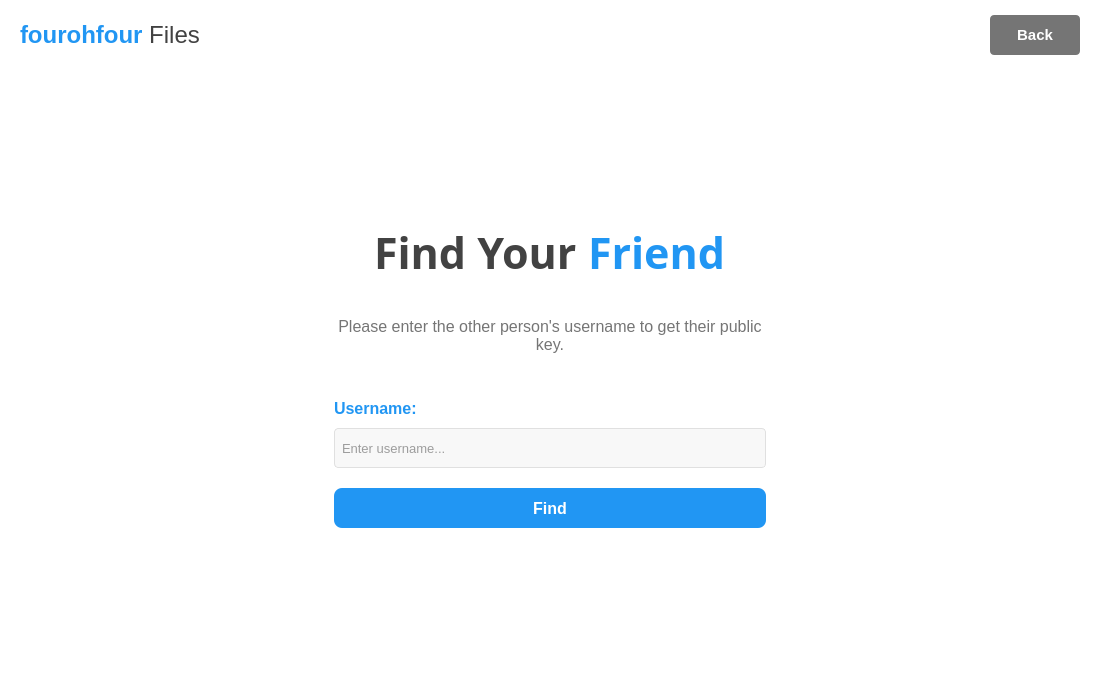
<?xml version="1.0" encoding="UTF-8"?>
<ui version="4.0">
 <class>VerifyPage</class>
 <widget class="QWidget" name="VerifyPage">
  <property name="geometry">
   <rect>
    <x>0</x>
    <y>0</y>
    <width>1100</width>
    <height>700</height>
   </rect>
  </property>
  <property name="minimumSize">
   <size>
    <width>1100</width>
    <height>700</height>
   </size>
  </property>
  <property name="maximumSize">
   <size>
    <width>1100</width>
    <height>700</height>
   </size>
  </property>
  <property name="windowTitle">
   <string>fourohfour Files - Verify</string>
  </property>
  <property name="styleSheet">
   <string notr="true">background-color: white; /* White background for the main widget */</string>
  </property>
  <layout class="QVBoxLayout" name="mainLayoutForStackedWidget">
   <property name="spacing">
    <number>0</number>
   </property>
   <property name="leftMargin">
    <number>0</number>
   </property>
   <property name="topMargin">
    <number>0</number>
   </property>
   <property name="rightMargin">
    <number>0</number>
   </property>
   <property name="bottomMargin">
    <number>0</number>
   </property>
   <item>
    <widget class="QStackedWidget" name="contentStackedWidget">
     <property name="styleSheet">
      <string notr="true"/>
     </property>
     <widget class="QWidget" name="pageFindFriend">
      <property name="styleSheet">
       <string notr="true">background-color: white;</string>
      </property>
      <layout class="QVBoxLayout" name="pageFindFriendLayout">
       <property name="spacing">
        <number>0</number>
       </property>
       <property name="leftMargin">
        <number>0</number>
       </property>
       <property name="topMargin">
        <number>0</number>
       </property>
       <property name="rightMargin">
        <number>0</number>
       </property>
       <property name="bottomMargin">
        <number>0</number>
       </property>
       <item>
        <widget class="QFrame" name="findFriend_headingBarFrame">
         <property name="minimumSize">
          <size>
           <width>0</width>
           <height>70</height>
          </size>
         </property>
         <property name="maximumSize">
          <size>
           <width>16777215</width>
           <height>70</height>
          </size>
         </property>
         <property name="styleSheet">
          <string notr="true">background-color: white;</string>
         </property>
         <property name="frameShape">
          <enum>QFrame::Shape::NoFrame</enum>
         </property>
         <layout class="QHBoxLayout" name="findFriend_headingBarLayout">
          <property name="spacing">
           <number>15</number>
          </property>
          <property name="leftMargin">
           <number>20</number>
          </property>
          <property name="topMargin">
           <number>0</number>
          </property>
          <property name="rightMargin">
           <number>20</number>
          </property>
          <property name="bottomMargin">
           <number>0</number>
          </property>
          <item>
           <widget class="QLabel" name="findFriend_appLogoLabel">
            <property name="text">
             <string>&lt;html&gt;&lt;head/&gt;&lt;body&gt;&lt;p&gt;&lt;span style=&quot; font-size:18pt; font-weight:600; color:#2196F3;&quot;&gt;fourohfour&lt;/span&gt;&lt;span style=&quot; font-size:18pt; color:#424242;&quot;&gt; Files&lt;/span&gt;&lt;/p&gt;&lt;/body&gt;&lt;/html&gt;</string>
            </property>
           </widget>
          </item>
          <item>
           <spacer name="findFriend_headingBarSpacer">
            <property name="orientation">
             <enum>Qt::Orientation::Horizontal</enum>
            </property>
            <property name="sizeHint" stdset="0">
             <size>
              <width>40</width>
              <height>20</height>
             </size>
            </property>
           </spacer>
          </item>
          <item>
           <widget class="QPushButton" name="findFriend_backButton">
            <property name="minimumSize">
             <size>
              <width>90</width>
              <height>40</height>
             </size>
            </property>
            <property name="font">
             <font>
              <pointsize>11</pointsize>
              <bold>true</bold>
             </font>
            </property>
            <property name="styleSheet">
             <string notr="true">QPushButton {
    background-color: #757575;
    color: white;
    border: none;
    border-radius: 4px;
}
QPushButton:hover {
    background-color: #616161;
}
QPushButton:pressed {
    background-color: #424242;
}</string>
            </property>
            <property name="text">
             <string>Back</string>
            </property>
           </widget>
          </item>
         </layout>
        </widget>
       </item>
       <item>
        <spacer name="findFriend_topVerticalSpacer">
         <property name="orientation">
          <enum>Qt::Orientation::Vertical</enum>
         </property>
         <property name="sizeHint" stdset="0">
          <size>
           <width>20</width>
           <height>40</height>
          </size>
         </property>
        </spacer>
       </item>
       <item>
        <layout class="QHBoxLayout" name="findFriend_contentHorizontalLayout">
         <item>
          <spacer name="findFriend_leftHorizontalSpacer">
           <property name="orientation">
            <enum>Qt::Orientation::Horizontal</enum>
           </property>
           <property name="sizeHint" stdset="0">
            <size>
             <width>40</width>
             <height>20</height>
            </size>
           </property>
          </spacer>
         </item>
         <item>
          <layout class="QVBoxLayout" name="findFriend_mainCardVerticalLayout">
           <property name="spacing">
            <number>25</number>
           </property>
           <property name="leftMargin">
            <number>30</number>
           </property>
           <property name="topMargin">
            <number>30</number>
           </property>
           <property name="rightMargin">
            <number>30</number>
           </property>
           <property name="bottomMargin">
            <number>30</number>
           </property>
           <item>
            <layout class="QHBoxLayout" name="findFriend_titleLayout">
             <property name="spacing">
              <number>0</number>
             </property>
             <item>
              <spacer name="findFriend_titleLeftSpacer">
               <property name="orientation">
                <enum>Qt::Orientation::Horizontal</enum>
               </property>
               <property name="sizeHint" stdset="0">
                <size>
                 <width>40</width>
                 <height>20</height>
                </size>
               </property>
              </spacer>
             </item>
             <item>
              <widget class="QLabel" name="findFriendTitleLabel">
               <property name="font">
                <font>
                 <family>Tw Cen MT</family>
                 <pointsize>32</pointsize>
                 <bold>true</bold>
                </font>
               </property>
               <property name="styleSheet">
                <string notr="true">color: #424242;</string>
               </property>
               <property name="text">
                <string>Find Your </string>
               </property>
              </widget>
             </item>
             <item>
              <widget class="QLabel" name="findFriendFriendLabel">
               <property name="font">
                <font>
                 <family>Tw Cen MT</family>
                 <pointsize>32</pointsize>
                 <bold>true</bold>
                </font>
               </property>
               <property name="styleSheet">
                <string notr="true">color: #2196F3;</string>
               </property>
               <property name="text">
                <string>Friend</string>
               </property>
              </widget>
             </item>
             <item>
              <spacer name="findFriend_titleRightSpacer">
               <property name="orientation">
                <enum>Qt::Orientation::Horizontal</enum>
               </property>
               <property name="sizeHint" stdset="0">
                <size>
                 <width>40</width>
                 <height>20</height>
                </size>
               </property>
              </spacer>
             </item>
            </layout>
           </item>
           <item>
            <spacer name="findFriend_cardTopSpacer">
             <property name="orientation">
              <enum>Qt::Orientation::Vertical</enum>
             </property>
             <property name="sizeHint" stdset="0">
              <size>
               <width>20</width>
               <height>10</height>
              </size>
             </property>
            </spacer>
           </item>
           <item>
            <widget class="QLabel" name="findFriendSubtitleLabel">
             <property name="font">
              <font>
               <pointsize>12</pointsize>
              </font>
             </property>
             <property name="styleSheet">
              <string notr="true">color: #757575;</string>
             </property>
             <property name="text">
              <string>Please enter the other person's username to get their public key.</string>
             </property>
             <property name="alignment">
              <set>Qt::AlignmentFlag::AlignCenter</set>
             </property>
             <property name="wordWrap">
              <bool>true</bool>
             </property>
            </widget>
           </item>
           <item>
            <spacer name="findFriend_instructSpacer">
             <property name="orientation">
              <enum>Qt::Orientation::Vertical</enum>
             </property>
             <property name="sizeHint" stdset="0">
              <size>
               <width>20</width>
               <height>20</height>
              </size>
             </property>
            </spacer>
           </item>
           <item>
            <layout class="QVBoxLayout" name="findFriendInputLayout">
             <property name="spacing">
              <number>10</number>
             </property>
             <item>
              <widget class="QLabel" name="usernameLabel">
               <property name="font">
                <font>
                 <pointsize>12</pointsize>
                 <bold>true</bold>
                </font>
               </property>
               <property name="styleSheet">
                <string notr="true">color: #2196F3;</string>
               </property>
               <property name="text">
                <string>Username:</string>
               </property>
               <property name="alignment">
                <set>Qt::AlignmentFlag::AlignLeading</set>
               </property>
              </widget>
             </item>
             <item>
              <widget class="QLineEdit" name="usernameLineEdit">
               <property name="minimumSize">
                <size>
                 <width>0</width>
                 <height>40</height>
                </size>
               </property>
               <property name="font">
                <font>
                 <pointsize>10</pointsize>
                </font>
               </property>
               <property name="styleSheet">
                <string notr="true">QLineEdit {
    border: 1px solid #E0E0E0;
    border-radius: 4px;
    background-color: #F8F8F8;
    color: #424242;
    padding: 5px;
}</string>
               </property>
               <property name="placeholderText">
                <string>Enter username...</string>
               </property>
              </widget>
             </item>
             <item>
              <spacer name="usernameInputSpacer">
               <property name="orientation">
                <enum>Qt::Orientation::Vertical</enum>
               </property>
               <property name="sizeHint" stdset="0">
                <size>
                 <width>20</width>
                 <height>10</height>
                </size>
               </property>
              </spacer>
             </item>
             <item>
              <widget class="QPushButton" name="findButton">
               <property name="minimumSize">
                <size>
                 <width>150</width>
                 <height>40</height>
                </size>
               </property>
               <property name="font">
                <font>
                 <pointsize>12</pointsize>
                 <bold>true</bold>
                </font>
               </property>
               <property name="styleSheet">
                <string notr="true">QPushButton {
    background-color: #2196F3;
    border: none;
    border-radius: 8px;
    color: white;
    padding: 10px 20px;
}
QPushButton:hover {
    background-color: #1976D2;
}
QPushButton:pressed {
    background-color: #1565C0;
}</string>
               </property>
               <property name="text">
                <string>Find</string>
               </property>
              </widget>
             </item>
            </layout>
           </item>
           <item>
            <spacer name="findFriend_buttonsTopSpacer">
             <property name="orientation">
              <enum>Qt::Orientation::Vertical</enum>
             </property>
             <property name="sizeHint" stdset="0">
              <size>
               <width>20</width>
               <height>20</height>
              </size>
             </property>
            </spacer>
           </item>
          </layout>
         </item>
         <item>
          <spacer name="findFriend_rightHorizontalSpacer">
           <property name="orientation">
            <enum>Qt::Orientation::Horizontal</enum>
           </property>
           <property name="sizeHint" stdset="0">
            <size>
             <width>40</width>
             <height>20</height>
            </size>
           </property>
          </spacer>
         </item>
        </layout>
       </item>
       <item>
        <spacer name="findFriend_bottomVerticalSpacer">
         <property name="orientation">
          <enum>Qt::Orientation::Vertical</enum>
         </property>
         <property name="sizeHint" stdset="0">
          <size>
           <width>20</width>
           <height>40</height>
          </size>
         </property>
        </spacer>
       </item>
      </layout>
     </widget>
     <widget class="QWidget" name="pageVerifyPublicKey">
      <property name="styleSheet">
       <string notr="true">background-color: white; /* Ensure background is applied to the page */</string>
      </property>
      <layout class="QVBoxLayout" name="pageVerifyPublicKeyLayout">
       <property name="spacing">
        <number>0</number>
       </property>
       <property name="leftMargin">
        <number>0</number>
       </property>
       <property name="topMargin">
        <number>0</number>
       </property>
       <property name="rightMargin">
        <number>0</number>
       </property>
       <property name="bottomMargin">
        <number>0</number>
       </property>
       <item>
        <widget class="QFrame" name="verify_headingBarFrame">
         <property name="minimumSize">
          <size>
           <width>0</width>
           <height>70</height>
          </size>
         </property>
         <property name="maximumSize">
          <size>
           <width>16777215</width>
           <height>70</height>
          </size>
         </property>
         <property name="styleSheet">
          <string notr="true">background-color: white;</string>
         </property>
         <property name="frameShape">
          <enum>QFrame::Shape::NoFrame</enum>
         </property>
         <layout class="QHBoxLayout" name="verify_headingBarLayout">
          <property name="spacing">
           <number>15</number>
          </property>
          <property name="leftMargin">
           <number>20</number>
          </property>
          <property name="topMargin">
           <number>0</number>
          </property>
          <property name="rightMargin">
           <number>20</number>
          </property>
          <property name="bottomMargin">
           <number>0</number>
          </property>
          <item>
           <widget class="QLabel" name="verify_appLogoLabel">
            <property name="text">
             <string>&lt;html&gt;&lt;head/&gt;&lt;body&gt;&lt;p&gt;&lt;span style=&quot; font-size:18pt; font-weight:600; color:#2196F3;&quot;&gt;fourohfour&lt;/span&gt;&lt;span style=&quot; font-size:18pt; color:#424242;&quot;&gt; Files&lt;/span&gt;&lt;/p&gt;&lt;/body&gt;&lt;/html&gt;</string>
            </property>
           </widget>
          </item>
          <item>
           <spacer name="verify_headingBarSpacer">
            <property name="orientation">
             <enum>Qt::Orientation::Horizontal</enum>
            </property>
            <property name="sizeHint" stdset="0">
             <size>
              <width>40</width>
              <height>20</height>
             </size>
            </property>
           </spacer>
          </item>
          <item>
           <widget class="QPushButton" name="verify_backButton">
            <property name="minimumSize">
             <size>
              <width>90</width>
              <height>40</height>
             </size>
            </property>
            <property name="font">
             <font>
              <pointsize>11</pointsize>
              <bold>true</bold>
             </font>
            </property>
            <property name="styleSheet">
             <string notr="true">QPushButton {
    background-color: #757575;
    color: white;
    border: none;
    border-radius: 4px;
}
QPushButton:hover {
    background-color: #616161;
}
QPushButton:pressed {
    background-color: #424242;
}</string>
            </property>
            <property name="text">
             <string>Back</string>
            </property>
           </widget>
          </item>
         </layout>
        </widget>
       </item>
       <item>
        <spacer name="verify_topVerticalSpacer">
         <property name="orientation">
          <enum>Qt::Orientation::Vertical</enum>
         </property>
         <property name="sizeHint" stdset="0">
          <size>
           <width>20</width>
           <height>40</height>
          </size>
         </property>
        </spacer>
       </item>
       <item>
        <layout class="QHBoxLayout" name="verify_contentHorizontalLayout">
         <item>
          <spacer name="verify_leftHorizontalSpacer">
           <property name="orientation">
            <enum>Qt::Orientation::Horizontal</enum>
           </property>
           <property name="sizeHint" stdset="0">
            <size>
             <width>40</width>
             <height>20</height>
            </size>
           </property>
          </spacer>
         </item>
         <item>
          <layout class="QVBoxLayout" name="verify_mainCardVerticalLayout">
           <property name="spacing">
            <number>25</number>
           </property>
           <property name="leftMargin">
            <number>30</number>
           </property>
           <property name="topMargin">
            <number>30</number>
           </property>
           <property name="rightMargin">
            <number>30</number>
           </property>
           <property name="bottomMargin">
            <number>30</number>
           </property>
           <item>
            <layout class="QHBoxLayout" name="verify_titleLayout">
             <property name="spacing">
              <number>0</number>
             </property>
             <item>
              <spacer name="verify_titleLeftSpacer">
               <property name="orientation">
                <enum>Qt::Orientation::Horizontal</enum>
               </property>
               <property name="sizeHint" stdset="0">
                <size>
                 <width>40</width>
                 <height>20</height>
                </size>
               </property>
              </spacer>
             </item>
             <item>
              <widget class="QLabel" name="verifyLabel">
               <property name="font">
                <font>
                 <family>Tw Cen MT</family>
                 <pointsize>32</pointsize>
                 <bold>true</bold>
                </font>
               </property>
               <property name="styleSheet">
                <string notr="true">color: #424242;</string>
               </property>
               <property name="text">
                <string>Verify</string>
               </property>
              </widget>
             </item>
             <item>
              <widget class="QLabel" name="nameLabel">
               <property name="font">
                <font>
                 <family>Tw Cen MT</family>
                 <pointsize>32</pointsize>
                 <bold>true</bold>
                </font>
               </property>
               <property name="styleSheet">
                <string notr="true">color: #2196F3;</string>
               </property>
               <property name="text">
                <string> Public Key</string>
               </property>
              </widget>
             </item>
             <item>
              <spacer name="verify_titleRightSpacer">
               <property name="orientation">
                <enum>Qt::Orientation::Horizontal</enum>
               </property>
               <property name="sizeHint" stdset="0">
                <size>
                 <width>40</width>
                 <height>20</height>
                </size>
               </property>
              </spacer>
             </item>
            </layout>
           </item>
           <item>
            <spacer name="verify_cardTopSpacer">
             <property name="orientation">
              <enum>Qt::Orientation::Vertical</enum>
             </property>
             <property name="sizeHint" stdset="0">
              <size>
               <width>20</width>
               <height>10</height>
              </size>
             </property>
            </spacer>
           </item>
           <item>
            <widget class="QLabel" name="instructLabel">
             <property name="font">
              <font>
               <pointsize>12</pointsize>
              </font>
             </property>
             <property name="styleSheet">
              <string notr="true">color: #757575;</string>
             </property>
             <property name="text">
              <string>Please upload your public key file to generate a hash
    of your key and the other person's public key to verify each other's identity.</string>
             </property>
             <property name="alignment">
              <set>Qt::AlignmentFlag::AlignCenter</set>
             </property>
             <property name="wordWrap">
              <bool>true</bool>
             </property>
            </widget>
           </item>
           <item>
            <spacer name="verify_instructSpacer">
             <property name="orientation">
              <enum>Qt::Orientation::Vertical</enum>
             </property>
             <property name="sizeHint" stdset="0">
              <size>
               <width>20</width>
               <height>20</height>
              </size>
             </property>
            </spacer>
           </item>
           <item>
            <layout class="QVBoxLayout" name="fileSelectionLayout">
             <property name="spacing">
              <number>10</number>
             </property>
             <item>
              <widget class="QLabel" name="hashOutputLabel">
               <property name="font">
                <font>
                 <pointsize>12</pointsize>
                 <bold>true</bold>
                </font>
               </property>
               <property name="styleSheet">
                <string notr="true">color: #2196F3;</string>
               </property>
               <property name="text">
                <string>Hash Output:</string>
               </property>
               <property name="alignment">
                <set>Qt::AlignmentFlag::AlignLeading</set>
               </property>
              </widget>
             </item>
             <item>
              <widget class="QLineEdit" name="displayLineEdit">
               <property name="minimumSize">
                <size>
                 <width>0</width>
                 <height>40</height>
                </size>
               </property>
               <property name="font">
                <font>
                 <pointsize>10</pointsize>
                </font>
               </property>
               <property name="styleSheet">
                <string notr="true">QLineEdit {
    border: 1px solid #E0E0E0;
    border-radius: 4px;
    background-color: #F8F8F8;
    color: #424242;
    padding: 5px;
}</string>
               </property>
               <property name="text">
                <string>No key file selected...</string>
               </property>
               <property name="dragEnabled">
                <bool>false</bool>
               </property>
               <property name="readOnly">
                <bool>true</bool>
               </property>
               <property name="placeholderText">
                <string>Hash will appear here...</string>
               </property>
              </widget>
             </item>
             <item>
              <spacer name="hashOutputSpacer">
               <property name="orientation">
                <enum>Qt::Orientation::Vertical</enum>
               </property>
               <property name="sizeHint" stdset="0">
                <size>
                 <width>20</width>
                 <height>10</height>
                </size>
               </property>
              </spacer>
             </item>
             <item>
              <widget class="QPushButton" name="verifyButton">
               <property name="minimumSize">
                <size>
                 <width>150</width>
                 <height>40</height>
                </size>
               </property>
               <property name="font">
                <font>
                 <pointsize>12</pointsize>
                 <bold>true</bold>
                </font>
               </property>
               <property name="styleSheet">
                <string notr="true">QPushButton {
    background-color: #2196F3;
    border: none;
    border-radius: 8px;
    color: white;
    padding: 10px 20px;
}
QPushButton:hover {
    background-color: #1976D2;
}
QPushButton:pressed {
    background-color: #1565C0;
}</string>
               </property>
               <property name="text">
                <string>Select Key File</string>
               </property>
              </widget>
             </item>
             <item>
              <widget class="QLabel" name="acceptanceInfoLabel">
               <property name="font">
                <font>
                 <pointsize>10</pointsize>
                </font>
               </property>
               <property name="styleSheet">
                <string notr="true">color: #757575;</string>
               </property>
               <property name="text">
                <string>Accepting this key will add the user to your list of trusted contacts, allowing you to share files with them.</string>
               </property>
               <property name="alignment">
                <set>Qt::AlignmentFlag::AlignCenter</set>
               </property>
               <property name="wordWrap">
                <bool>true</bool>
               </property>
              </widget>
             </item>
             <item>
              <spacer name="postVerifyButtonSpacer">
               <property name="orientation">
                <enum>Qt::Orientation::Vertical</enum>
               </property>
               <property name="sizeHint" stdset="0">
                <size>
                 <width>20</width>
                 <height>20</height>
                </size>
               </property>
              </spacer>
             </item>
             <item>
              <layout class="QHBoxLayout" name="acceptRejectButtonsLayout">
               <property name="spacing">
                <number>15</number>
               </property>
               <item>
                <widget class="QPushButton" name="acceptButton">
                 <property name="minimumSize">
                  <size>
                   <width>120</width>
                   <height>40</height>
                  </size>
                 </property>
                 <property name="font">
                  <font>
                   <pointsize>12</pointsize>
                   <bold>true</bold>
                  </font>
                 </property>
                 <property name="styleSheet">
                  <string notr="true">QPushButton {
    background-color: #4CAF50; /* Green */
    border: none;
    border-radius: 8px;
    color: white;
    padding: 10px 20px;
}
QPushButton:hover {
    background-color: #43A047;
}
QPushButton:pressed {
    background-color: #388E3C;
}</string>
                 </property>
                 <property name="text">
                  <string>Accept</string>
                 </property>
                </widget>
               </item>
               <item>
                <widget class="QPushButton" name="rejectButton">
                 <property name="minimumSize">
                  <size>
                   <width>120</width>
                   <height>40</height>
                  </size>
                 </property>
                 <property name="font">
                  <font>
                   <pointsize>12</pointsize>
                   <bold>true</bold>
                  </font>
                 </property>
                 <property name="styleSheet">
                  <string notr="true">QPushButton {
    background-color: #F44336; /* Red */
    border: none;
    border-radius: 8px;
    color: white;
    padding: 10px 20px;
}
QPushButton:hover {
    background-color: #E53935;
}
QPushButton:pressed {
    background-color: #D32F2F;
}</string>
                 </property>
                 <property name="text">
                  <string>Reject</string>
                 </property>
                </widget>
               </item>
              </layout>
             </item>
            </layout>
           </item>
           <item>
            <spacer name="verify_buttonsTopSpacer">
             <property name="orientation">
              <enum>Qt::Orientation::Vertical</enum>
             </property>
             <property name="sizeHint" stdset="0">
              <size>
               <width>20</width>
               <height>20</height>
              </size>
             </property>
            </spacer>
           </item>
          </layout>
         </item>
         <item>
          <spacer name="verify_rightHorizontalSpacer">
           <property name="orientation">
            <enum>Qt::Orientation::Horizontal</enum>
           </property>
           <property name="sizeHint" stdset="0">
            <size>
             <width>40</width>
             <height>20</height>
            </size>
           </property>
          </spacer>
         </item>
        </layout>
       </item>
       <item>
        <spacer name="verify_bottomVerticalSpacer">
         <property name="orientation">
          <enum>Qt::Orientation::Vertical</enum>
         </property>
         <property name="sizeHint" stdset="0">
          <size>
           <width>20</width>
           <height>40</height>
          </size>
         </property>
        </spacer>
       </item>
      </layout>
     </widget>
    </widget>
   </item>
  </layout>
 </widget>
 <resources/>
 <connections/>
</ui>
